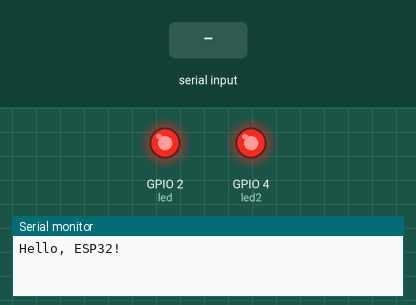
Recording of a sketch running on a simulated ESP32. Shown: output pins drawn as LEDs (lit = HIGH), the last lines printed to the serial monitor. Dashed ring = blinking. Inputs (shaded band) come from the test bench.

Above: at 0.8 s.
0.9 s: "5\n" received over Serial
At 1.4 s:
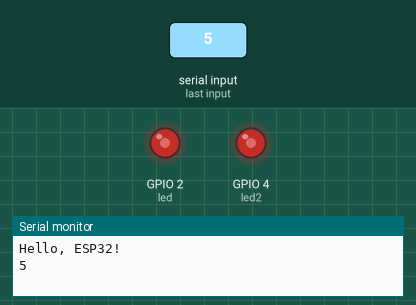
2.5 s: "90,45\n" received over Serial
At 2.72 s:
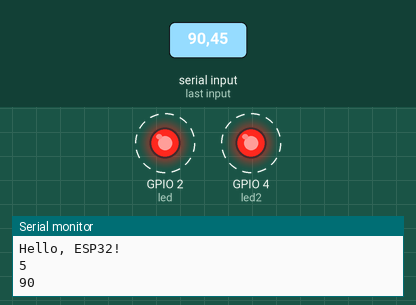
5.5 s: "30,150\n" received over Serial
7.0 s: "90\n" received over Serial
At 7.22 s:
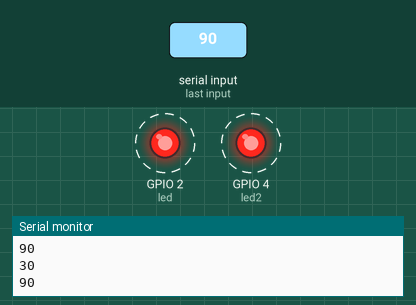
Timing chart, 0 to 11.0 s (numbered marks = the images above; inputs shaded):
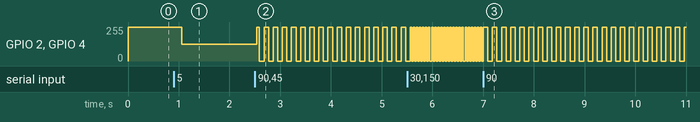

The sketch:

esp32-blink.ino
```cpp
#include <stdlib.h>
#if CONFIG_FREERTOS_UNICORE
static const BaseType_t app_cpu = 0;
#else
static const BaseType_t app_cpu = 1;
#endif

static const int led= 2;
static const int led2= 4;
static int led_delay=1000;
//static bool state = LOW;
//task

#define maxbuf 20
void toggleLED(void *parameter)
{
  while (1)
  {

    digitalWrite(led, !digitalRead(led));
    vTaskDelay(led_delay / portTICK_PERIOD_MS);
  }
}

void toggleLED2(void *parameter)
{
  while(1)
  {
    digitalWrite(led2, !digitalRead(led2));
    vTaskDelay(led_delay / portTICK_PERIOD_MS);
  }
}

void readfromserial(void *parameter)
{
  char c, buf[maxbuf];
  uint8_t idx=0;

  memset(buf,0,maxbuf);
  while(1)
  {
    if(Serial.available()>0)
    {
      c=Serial.read();
      if(c=='\n')
      {
        led_delay=atoi(buf);
        Serial.println(led_delay);
        memset(buf,0,maxbuf);
        idx=0;
      }
      else{
        if(idx<maxbuf-1)
        {
          buf[idx]=c;
          idx++;
        }
      }
    }
  }
}
void setup() {
  // put your setup code here, to run once:
  Serial.begin(115200);
  Serial.println("Hello, ESP32!");
  pinMode(led, OUTPUT);
  pinMode(led2, OUTPUT);

  xTaskCreatePinnedToCore(toggleLED, "Toggle LED", 1024, nullptr, 1, nullptr, app_cpu);
  xTaskCreatePinnedToCore(toggleLED2, "Toggle second LED", 1024, nullptr, 1, nullptr, app_cpu);
  xTaskCreatePinnedToCore(readfromserial, "Read From Serial", 1024, nullptr, 1, nullptr, app_cpu);
  vTaskDelete(nullptr);
}

void loop() {
  // put your main code here, to run repeatedly:
  /*digitalWrite(led, !digitalRead(led));
    //vTaskDelay(500 / portTICK_PERIOD_MS);
  delay(1000);

   digitalWrite(led2, !digitalRead(led2));

  //digitalWrite(led, HIGH);
  delay(1000); // this speeds up the simulation*/
}
```

Measured:
- after the input at 2.5 s, GPIO 2 (led), GPIO 4 (led2): alternates 255/255 for 0.09 s and 0/255 for 0.09 s, starting at once
- after the input at 5.5 s, GPIO 2 (led), GPIO 4 (led2): alternates 255/255 for 0.03 s and 0/255 for 0.03 s, starting after 0.09 s
- after the input at 7.0 s, GPIO 2 (led), GPIO 4 (led2): alternates 255/255 for 0.09 s and 0/255 for 0.09 s, starting after 0.09 s
